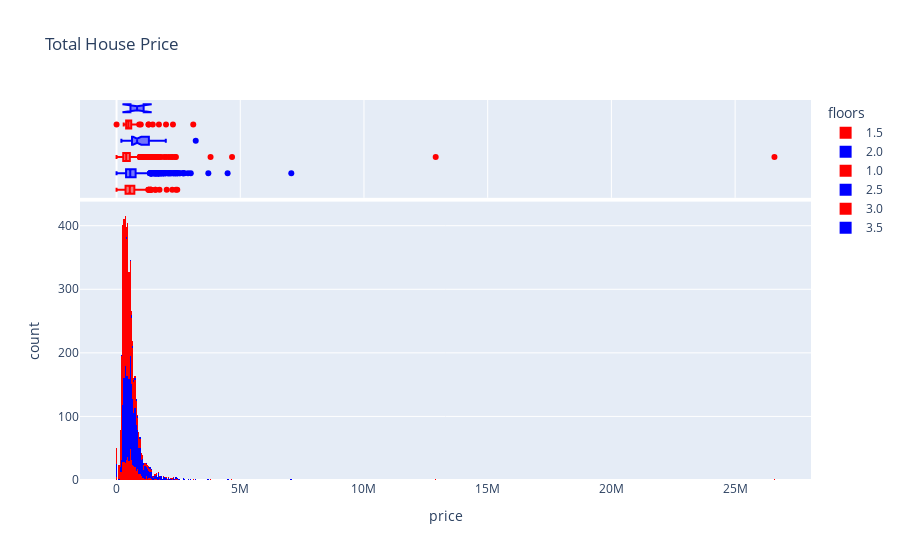

Here is the notebook cell this chart was saved with:
### Code cell
fig = px.histogram(df1, 
                   x='price', 
                   marginal='box', 
                   color='floors', 
                   color_discrete_sequence=['red', 'blue'], 
                   title='Total House Price')
fig.update_layout(bargap=0)
fig.show()

### Figure 1 — Plotly figure (JSON) as saved in the notebook; plotly's stock layout.template omitted (floating-point values rounded to 4 significant figures; data arrays with more than 128 entries replaced by an {"elided": "..."} marker saying what was removed)
{"data": [{"alignmentgroup": "True", "bingroup": "x", "hovertemplate": "floors=1.5<br>price=%{x}<br>count=%{y}<extra></extra>", "legendgroup": "1.5", "marker": {"color": "red", "pattern": {"shape": ""}}, "name": "1.5", "offsetgroup": "1.5", "orientation": "v", "showlegend": true, "type": "histogram", "x": {"elided": "444 float values"}, "xaxis": "x", "yaxis": "y"}, {"alignmentgroup": "True", "hovertemplate": "floors=1.5<br>price=%{x}<extra></extra>", "legendgroup": "1.5", "marker": {"color": "red"}, "name": "1.5", "notched": true, "offsetgroup": "1.5", "showlegend": false, "type": "box", "x": {"elided": "444 float values"}, "xaxis": "x2", "yaxis": "y2"}, {"alignmentgroup": "True", "bingroup": "x", "hovertemplate": "floors=2.0<br>price=%{x}<br>count=%{y}<extra></extra>", "legendgroup": "2.0", "marker": {"color": "blue", "pattern": {"shape": ""}}, "name": "2.0", "offsetgroup": "2.0", "orientation": "v", "showlegend": true, "type": "histogram", "x": {"elided": "1811 float values"}, "xaxis": "x", "yaxis": "y"}, {"alignmentgroup": "True", "hovertemplate": "floors=2.0<br>price=%{x}<extra></extra>", "legendgroup": "2.0", "marker": {"color": "blue"}, "name": "2.0", "notched": true, "offsetgroup": "2.0", "showlegend": false, "type": "box", "x": {"elided": "1811 float values"}, "xaxis": "x2", "yaxis": "y2"}, {"alignmentgroup": "True", "bingroup": "x", "hovertemplate": "floors=1.0<br>price=%{x}<br>count=%{y}<extra></extra>", "legendgroup": "1.0", "marker": {"color": "red", "pattern": {"shape": ""}}, "name": "1.0", "offsetgroup": "1.0", "orientation": "v", "showlegend": true, "type": "histogram", "x": {"elided": "2174 float values"}, "xaxis": "x", "yaxis": "y"}, {"alignmentgroup": "True", "hovertemplate": "floors=1.0<br>price=%{x}<extra></extra>", "legendgroup": "1.0", "marker": {"color": "red"}, "name": "1.0", "notched": true, "offsetgroup": "1.0", "showlegend": false, "type": "box", "x": {"elided": "2174 float values"}, "xaxis": "x2", "yaxis": "y2"}, {"alignmentgroup": "True", "bingroup": "x", "hovertemplate": "floors=2.5<br>price=%{x}<br>count=%{y}<extra></extra>", "legendgroup": "2.5", "marker": {"color": "blue", "pattern": {"shape": ""}}, "name": "2.5", "offsetgroup": "2.5", "orientation": "v", "showlegend": true, "type": "histogram", "x": [626000, 620000, 823000, 1090000, 415000, 599999, 3200000, 1500000, 1750000, 842500, 799200, 870000, 925000, 744000, 611000, 345600, 1506000, 1051000, 1381000, 1425000, 847000, 640000, 400000, 665000, 585000, 680000, 1335000, 1325000, 1300000, 831500, 530000, 1250000, 710000, 1990000, 414000, 1925000, 950000, 1198000, 732000, 711600, 195000], "xaxis": "x", "yaxis": "y"}, {"alignmentgroup": "True", "hovertemplate": "floors=2.5<br>price=%{x}<extra></extra>", "legendgroup": "2.5", "marker": {"color": "blue"}, "name": "2.5", "notched": true, "offsetgroup": "2.5", "showlegend": false, "type": "box", "x": [626000, 620000, 823000, 1090000, 415000, 599999, 3200000, 1500000, 1750000, 842500, 799200, 870000, 925000, 744000, 611000, 345600, 1506000, 1051000, 1381000, 1425000, 847000, 640000, 400000, 665000, 585000, 680000, 1335000, 1325000, 1300000, 831500, 530000, 1250000, 710000, 1990000, 414000, 1925000, 950000, 1198000, 732000, 711600, 195000], "xaxis": "x2", "yaxis": "y2"}, {"alignmentgroup": "True", "bingroup": "x", "hovertemplate": "floors=3.0<br>price=%{x}<br>count=%{y}<extra></extra>", "legendgroup": "3.0", "marker": {"color": "red", "pattern": {"shape": ""}}, "name": "3.0", "offsetgroup": "3.0", "orientation": "v", "showlegend": true, "type": "histogram", "x": [445700, 670000, 406100, 2280000, 366750, 416286, 500000, 979000, 369950, 519950, 425000, 417250, 339950, 868500, 413450, 500000, 441750, 382000, 325000, 376000, 394950, 500000, 420000, 635000, 306000, 344000, 914500, 565000, 379950, 485000, 477000, 640000, 479000, 440000, 500000, 772000, 490000, 720000, 360000, 321000, 359000, 355000, 360000, 580000, 355000, 2000000, 312000, 488000, 399950, 495000, 474800, 535000, 3100000, 305000, 615000, 400000, 660000, 425000, 742000, 586500, 455000, 1300000, 390000, 490000, 552000, 345000, 440000, 429000, 435000, 349000, 547500, 480000, 1712500, 650000, 340000, 523950, 320000, 685000, 435000, 472000, 549000, 350000, 350000, 384400, 485000, 482000, 690000, 543000, 607500, 1462497, 525000, 579000, 385000, 660000, 405000, 880000, 510000, 425000, 518500, 504200, 288790, 516500, 500000, 427500, 882566, 337000, 640000, 625000, 715000, 609000, 425000, 499000, 378000, 510000, 438000, 890000, 599950, 760000, 374950, 440000, 436110, 330000, 554250, 360500, 433100.0, 1288000.0, 430300.0, 0], "xaxis": "x", "yaxis": "y"}, {"alignmentgroup": "True", "hovertemplate": "floors=3.0<br>price=%{x}<extra></extra>", "legendgroup": "3.0", "marker": {"color": "red"}, "name": "3.0", "notched": true, "offsetgroup": "3.0", "showlegend": false, "type": "box", "x": [445700, 670000, 406100, 2280000, 366750, 416286, 500000, 979000, 369950, 519950, 425000, 417250, 339950, 868500, 413450, 500000, 441750, 382000, 325000, 376000, 394950, 500000, 420000, 635000, 306000, 344000, 914500, 565000, 379950, 485000, 477000, 640000, 479000, 440000, 500000, 772000, 490000, 720000, 360000, 321000, 359000, 355000, 360000, 580000, 355000, 2000000, 312000, 488000, 399950, 495000, 474800, 535000, 3100000, 305000, 615000, 400000, 660000, 425000, 742000, 586500, 455000, 1300000, 390000, 490000, 552000, 345000, 440000, 429000, 435000, 349000, 547500, 480000, 1712500, 650000, 340000, 523950, 320000, 685000, 435000, 472000, 549000, 350000, 350000, 384400, 485000, 482000, 690000, 543000, 607500, 1462497, 525000, 579000, 385000, 660000, 405000, 880000, 510000, 425000, 518500, 504200, 288790, 516500, 500000, 427500, 882566, 337000, 640000, 625000, 715000, 609000, 425000, 499000, 378000, 510000, 438000, 890000, 599950, 760000, 374950, 440000, 436110, 330000, 554250, 360500, 433100.0, 1288000.0, 430300.0, 0], "xaxis": "x2", "yaxis": "y2"}, {"alignmentgroup": "True", "bingroup": "x", "hovertemplate": "floors=3.5<br>price=%{x}<br>count=%{y}<extra></extra>", "legendgroup": "3.5", "marker": {"color": "blue", "pattern": {"shape": ""}}, "name": "3.5", "offsetgroup": "3.5", "orientation": "v", "showlegend": true, "type": "histogram", "x": [1095000, 563500], "xaxis": "x", "yaxis": "y"}, {"alignmentgroup": "True", "hovertemplate": "floors=3.5<br>price=%{x}<extra></extra>", "legendgroup": "3.5", "marker": {"color": "blue"}, "name": "3.5", "notched": true, "offsetgroup": "3.5", "showlegend": false, "type": "box", "x": [1095000, 563500], "xaxis": "x2", "yaxis": "y2"}], "layout": {"bargap": 0, "barmode": "relative", "legend": {"title": {"text": "floors"}, "tracegroupgap": 0}, "title": {"text": "Total House Price"}, "xaxis": {"anchor": "y", "domain": [0, 1], "title": {"text": "price"}}, "xaxis2": {"anchor": "y2", "domain": [0, 1], "matches": "x", "showgrid": true, "showticklabels": false}, "yaxis": {"anchor": "x", "domain": [0, 0.7326], "title": {"text": "count"}}, "yaxis2": {"anchor": "x2", "domain": [0.7426, 1], "matches": "y2", "showgrid": false, "showline": false, "showticklabels": false, "ticks": ""}}}
